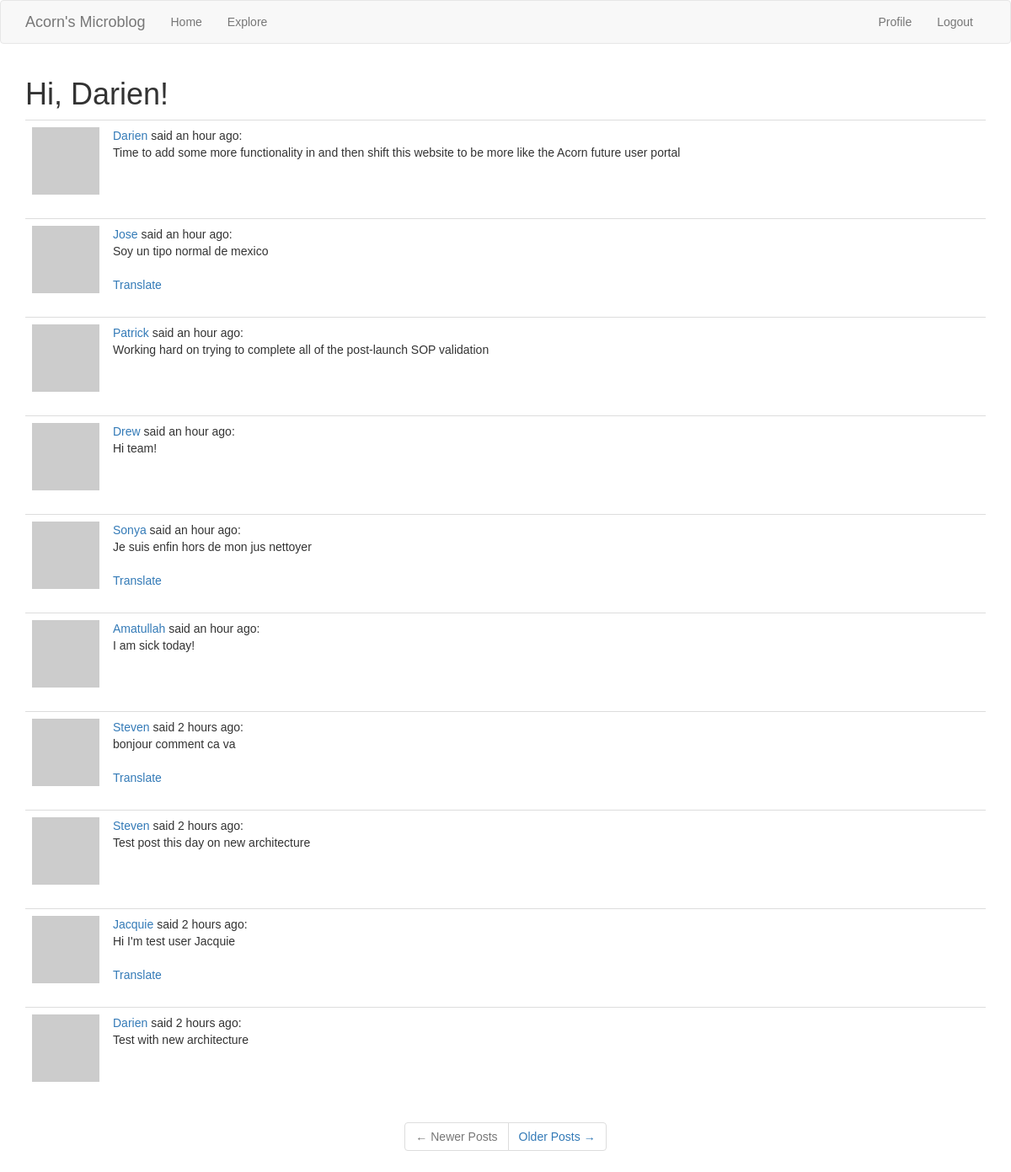
Page /explore (signed in) on the committed database.
### app/models.py (models this page shows, shortened)
class User(UserMixin, db.Model):
    id = db.Column(db.Integer, primary_key=True)
    username = db.Column(db.String(64), index=True, unique=True)
    email = db.Column(db.String(120), index=True, unique=True)
    password_hash = db.Column(db.String(128))
    posts = db.relationship('Post', backref='author', lazy='dynamic')
    followed = db.relationship('User',
                               secondary=followers,
                               primaryjoin=(followers.c.follower_id == id),
                               secondaryjoin=(followers.c.followed_id == id),
                               backref=db.backref('followers',
                                                  lazy='dynamic'),
                               lazy='dynamic')
    about_me = db.Column(db.String(140))
    last_seen = db.Column(db.DateTime, default=datetime.utcnow)
    def avatar(self, size):
        digest = md5(self.email.lower().encode('utf-8')).hexdigest()
        return 'https://www.gravatar.com/avatar/{}?d=identicon&s={}'.format(digest, size)

class Post(db.Model):
    id = db.Column(db.Integer, primary_key=True)
    body = db.Column(db.String(140))
    timestamp = db.Column(db.DateTime, index=True, default=datetime.utcnow)
    user_id = db.Column(db.Integer, db.ForeignKey('user.id'))
    language = db.Column(db.String(5))

### app/main/routes.py (the view)
@bp.route('/explore')
@login_required
def explore():
    page = request.args.get('page', 1, type=int)
    posts = Post.query.order_by(Post.timestamp.desc()).paginate(page, current_app.config['POSTS_PER_PAGE'], False)
    next_url = url_for('main.explore', page=posts.next_num) if posts.has_next else None
    prev_url = url_for('main.explore', page=posts.prev_num) if posts.has_prev else None
    return render_template('index.html', title='Explore', posts=posts.items, next_url=next_url, prev_url=prev_url)

### app/main/routes.py (called while the page is built)
@bp.before_request
def before_request():
    g.locale = str(get_locale())
    if current_user.is_authenticated:
        current_user.last_seen = datetime.utcnow()
        db.session.commit()

### app/models.py (called while the page is built)
@login.user_loader
def load_user(id):
    return User.query.get(int(id))  # DB may use numeric ID hence the int conversion

### app/templates/index.html (shortened to what this page needs)
{% extends "base.html" %}
{% import 'bootstrap/wtf.html' as wtf %}
{% block app_content %}
    <h1>
        Hi, {{ current_user.username }}!
    </h1>
    {% for post in posts %}
        {% include '_post.html' %}
    {% endfor %}
    <div class="row text-center">
        <nav aria-label="...">
            <ul class="pagination">
                <li class="page-item{% if not prev_url %} disabled{% endif %}">
                    <a class="page-link" href="{{ prev_url or '#' }}" tabindex="{% if not prev_url %}-1{%else%}1{%endif%}">
                        <span aria-hidden="true">&larr;</span> Newer Posts
                    </a>
                </li>
                <li class="page-item{% if not next_url %} disabled{% endif %}">
                    <a class="page-link" href="{{ next_url or '#' }}" tabindex="{% if not next_url %}-1{%else%}1{%endif%}">
                        Older Posts <span aria-hidden="true">&rarr;</span>
                    </a>
                </li>
            </ul>
        </nav>
    </div>
{% endblock %}

### app/templates/_post.html
<table class="table table-hover">
        <tr>
            <td width="70px">
                <a href="{{ url_for('main.user', username=post.author.username) }}">
                    <img src="{{ post.author.avatar(70) }}" />
                </a>
            </td>
            <td>
                <a class="font-weight-bold" style="text-decoration:none;" href="{{ url_for('main.user', username=post.author.username) }}">
                    {{ post.author.username }}
                </a>
                said {{ moment(post.timestamp).fromNow() }}:
                <br>
                <span id="post{{ post.id }}">
                    {{ post.body }}
                </span>
                {% if post.language and post.language != g.locale %}
                <br><br>
                <span id="translation{{ post.id }}">
                    <a href="javascript:translate(
                                '#post{{ post.id }}',
                                '#translation{{ post.id }}',
                                '{{ post.language }}',
                                '{{ g.locale }}');">{{ 'Translate' }}
                    </a>
                </span>
                {% endif %}
            </td>
        </tr>
    </table>

### app/static/css/main.css (style rules this page uses)
html { font-family: commuters-sans, sans-serif; }
body { font-family: commuters-sans, sans-serif; }

### rows in the picture
User: username "Darien"
Post: author.username "Darien", timestamp "an hour ago", body "Time to add some more functionality in and then shift this website to be more like the Acorn future user portal"
Post: author.username "Jose", timestamp "an hour ago", body "Soy un tipo normal de mexico", value "Translate"
Post: author.username "Patrick", timestamp "an hour ago", body "Working hard on trying to complete all of the post-launch SOP validation"
Post: author.username "Drew", timestamp "an hour ago", body "Hi team!"
Post: author.username "Sonya", timestamp "an hour ago", body "Je suis enfin hors de mon jus nettoyer", value "Translate"
Post: author.username "Amatullah", timestamp "an hour ago", body "I am sick today!"
Post: author.username "Steven", timestamp "2 hours ago", body "bonjour comment ca va", value "Translate"
Post: author.username "Steven", timestamp "2 hours ago", body "Test post this day on new architecture"
Post: author.username "Jacquie", timestamp "2 hours ago", body "Hi I'm test user Jacquie", value "Translate"
Post: author.username "Darien", timestamp "2 hours ago", body "Test with new architecture"
